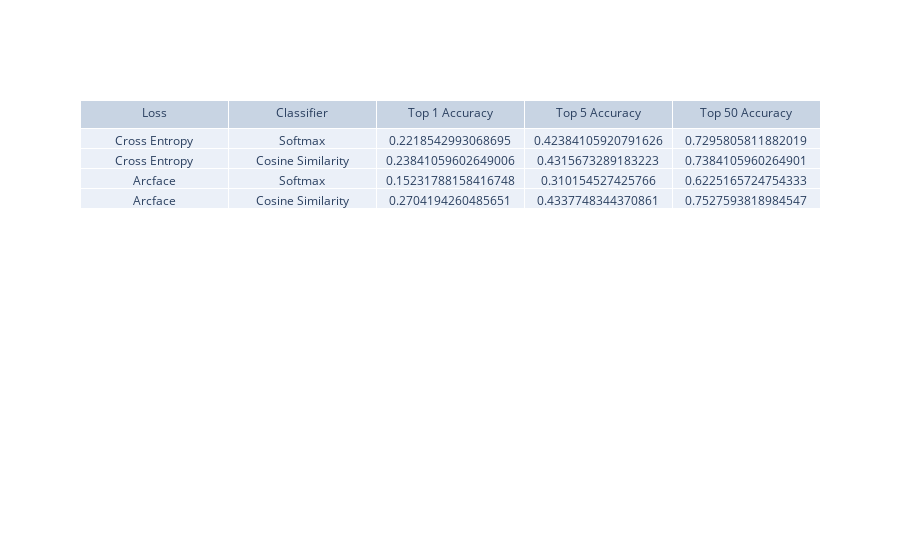

Source (notebook cell):
### Code cell
eval_table = go.Figure(
    data=[
        go.Table(
            header={"values": ["Loss", "Classifier", "Top 1 Accuracy", "Top 5 Accuracy", "Top 50 Accuracy"]},
            cells={
                "values": [
                    ["Cross Entropy", "Cross Entropy", "Arcface", "Arcface"],
                    ["Softmax", "Cosine Similarity", "Softmax", "Cosine Similarity"],
                    [
                        softmax_cross_entropy_eval_results["top_1_accuracy"],
                        softmax_similarity_eval_results["top_1_accuracy"],
                        arcface_cross_entropy_eval_results["top_1_accuracy"],
                        arcface_similarity_eval_results["top_1_accuracy"]
                    ],
                    [
                        softmax_cross_entropy_eval_results["top_5_accuracy"],
                        softmax_similarity_eval_results["top_5_accuracy"],
                        arcface_cross_entropy_eval_results["top_5_accuracy"],
                        arcface_similarity_eval_results["top_5_accuracy"]
                    ],
                    [
                        softmax_cross_entropy_eval_results["top_50_accuracy"],
                        softmax_similarity_eval_results["top_50_accuracy"],
                        arcface_cross_entropy_eval_results["top_50_accuracy"],
                        arcface_similarity_eval_results["top_50_accuracy"]
                    ],
                ]
            }
        )
    ]
)

eval_table.show()

### Figure 1 — Plotly figure (JSON) as saved in the notebook; plotly's stock layout.template omitted (floating-point values rounded to 4 significant figures)
{"data": [{"cells": {"values": [["Cross Entropy", "Cross Entropy", "Arcface", "Arcface"], ["Softmax", "Cosine Similarity", "Softmax", "Cosine Similarity"], [0.2219, 0.2384, 0.1523, 0.2704], [0.4238, 0.4316, 0.3102, 0.4338], [0.7296, 0.7384, 0.6225, 0.7528]]}, "header": {"values": ["Loss", "Classifier", "Top 1 Accuracy", "Top 5 Accuracy", "Top 50 Accuracy"]}, "type": "table"}], "layout": {}}
